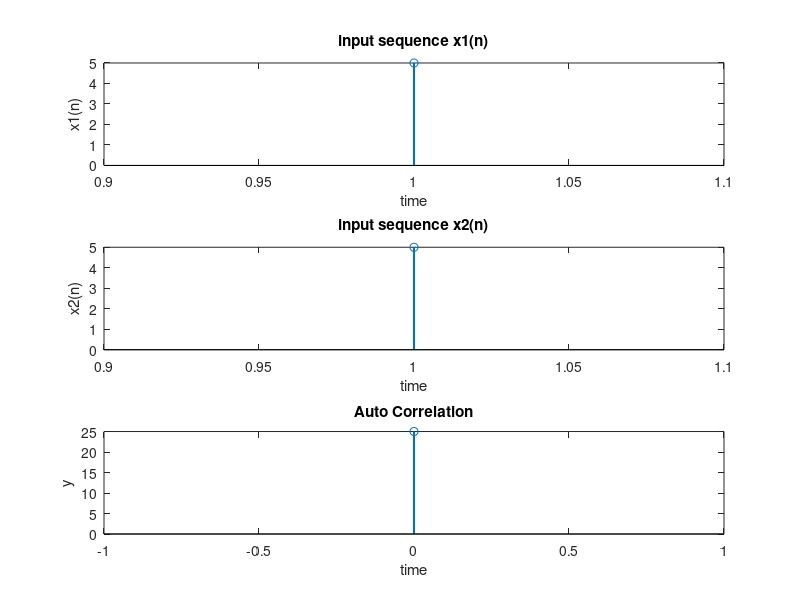

Write the MATLAB code that produced this figure.
clc;
clear all;
close all;
x1=input('enter your first input sequence');
x3=input('enter your second input sequence');
x2=fliplr(x3);
N1=length(x1);
N2=length(x2);
N=N1+N2-1;
X1=[x1 zeros(1,N-N1)];
X2=[x2 zeros(1,N-N2)];
for m=1:N
    y(m)=0;
    for n=1:N
        i=m-n+1
        if(i<=0)
            i=N+i;
        end
        y(m)=y(m)+X1(n)*X2(i);
    end
end
n=0:N-1;
subplot(3,1,1);stem(1:N1,x1,'linewidth',1.5);
xlabel('time');
ylabel('x1(n)');
title('input sequence x1(n)');
subplot(3,1,2);
stem(1:N2,x3,'linewidth',1.5);
xlabel('time');
ylabel('x2(n)');
title('input sequence x2(n)');
subplot(3,1,3);
stem(n,y,'linewidth',1.5);
xlabel('time');
ylabel('y');
title('Auto Correlation');

